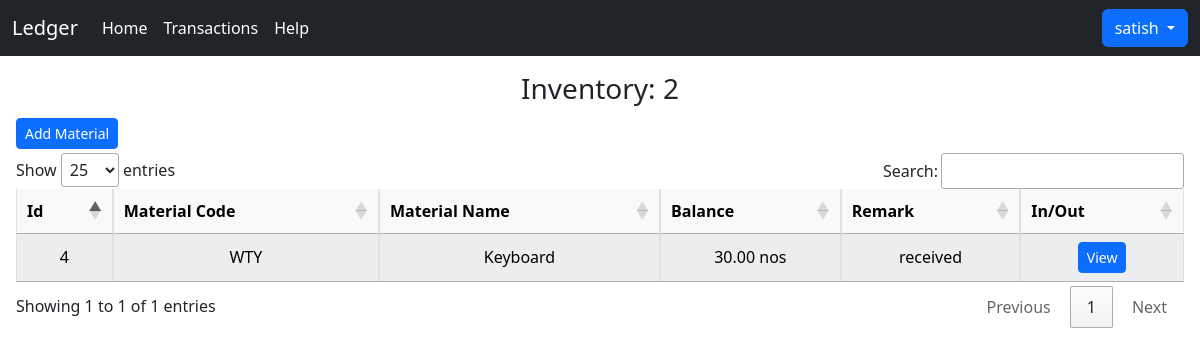
The app's page /inventory/2 (signed in) with its own data.
### home/models.py (models this page shows, shortened)
class Inventory1(models.Model):
    id = models.AutoField(primary_key=True)
    inv_id = models.CharField(max_length=20)
    material_code = models.CharField(max_length=100, unique=True)
    material_name = models.CharField(max_length=200)
    balance = models.DecimalField(max_digits=10, decimal_places=2)
    unit = models.CharField(max_length=20)
    remark = models.CharField(max_length=200)

### home/views.py (the view)
# urls.py: path('inventory/<str:inv_id>', views.inventory, name='inventory'),
def inventory(request, inv_id):
    if request.user.is_anonymous:
        return redirect('/')
    materials = Inventory1.objects.filter(inv_id=inv_id)
    context = {'materials': materials, 'inv_id': inv_id}
    return render(request, 'inventory.html', context)

### templates/inventory.html (shortened to what this page needs)
{% extends 'base.html' %}
{% block body %}
<div class="my-3 text-center">
    <h3>Inventory: {{inv_id}}</h3>
    <button type="button" class="btn btn-primary my-1 btn-sm float-start mx-3" data-bs-toggle="modal"
        data-bs-target="#exampleModal">
        Add Material
    </button>
    <div class="mt-2 mx-3 mb-0 ">
        <div class="mb-3 ">
            <table id="table_id" class="table-light table table-striped table-bordered w-100">
                <thead>
                    <tr>
                        <th>Id</th>
                        <th>Material Code</th>
                        <th>Material Name</th>
                        <th>Balance</th>
                        <th>Remark</th>
                        <th>In/Out</th>
                    </tr>
                </thead>
                <tbody>
                    {% for material in materials %}
                    <tr>
                        <td>{{material.id}}</td>
                        <td>{{material.material_code}}</td>
                        <td>{{material.material_name}}</td>
                        <td>{{material.balance}} {{material.unit}}</td>
                        <td>{{material.remark}}</td>
                        <td><a href="/transactions/inventory/{{inv_id}}/material_code/{{material.material_code}}"
                                class="btn btn-primary btn-sm">View</a></td>
                    </tr>
                    {% endfor %}
                </tbody>
            </table>
            <link href="https://cdn.datatables.net/1.11.3/css/jquery.dataTables.min.css" rel="stylesheet">
        </div>
    </div>
</div>
{% endblock body %}

### templates/header.html (shortened to what this page needs)
<nav class="navbar navbar-expand-lg navbar-dark bg-dark">
    <div class="container-fluid">
        <a class="navbar-brand" href="/">Ledger</a>
        <div class="collapse navbar-collapse" id="navbarSupportedContent">
            <ul class="navbar-nav me-auto mb-2 mb-lg-0">
                <li class="nav-item">
                    <a class="nav-link active" aria-current="page" href="/">Home</a>
                </li>
                <li class="nav-item">
                    <a class="nav-link active" aria-current="page" href="/alltransactions">Transactions</a>
                </li>
                <li class="nav-item">
                    <a class="nav-link active" href="/help">Help</a>
                </li>
            </ul>
            <div class="btn-group">
                <button id="userMenu" type="button" class="btn btn-primary dropdown-toggle" data-bs-toggle="dropdown"
                    aria-expanded="false" value="">
                    {{request.user}}
                </button>
            </div>
        </div>
    </div>
</nav>

### records on screen
Inventory1: id "4", material_code "WTY", material_name "Keyboard", balance "30.00", unit "nos", remark "received"

### other values on screen
{{ request.user }} "satish"
{{ inv_id }} "2"
